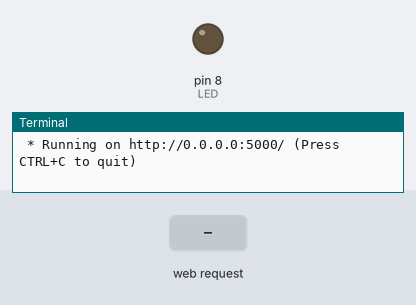
A program run on a simulated Raspberry Pi (header pin numbers). Shown: output pins drawn as LEDs (lit = HIGH), the last lines printed to the terminal. The inputs (shaded band) are chosen by the test bench. The clock reads 2024-03-15 10:24:30 at power-on unless the program sets it.

Above: at 1.2 s.
1.3 s: HTTP request for /led received with the fields state=on
At 2.5 s:
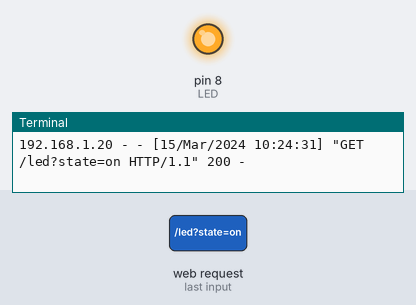
2.8 s: HTTP request for / received
4.3 s: HTTP request for /led received
Timing chart, 0 to 7.3 s (numbered marks = the images above; inputs shaded):
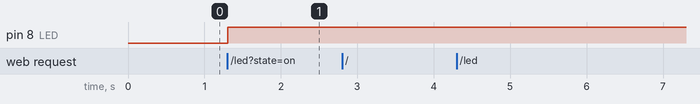

The program:

05_dynamic_routing_queryString.py
```python
from flask import Flask, request
import RPi.GPIO as GPIO


app = Flask(__name__)

LED = 8
GPIO.setmode(GPIO.BOARD)
GPIO.setup(LED, GPIO.OUT, initial=GPIO.LOW)

@app.route('/')
def helloworld():
    return 'Hello World!'

## Request:
# /led?state=on
# /led?state=off
@app.route('/led')
def led():
    state = request.args.get('state')
    if state == 'on':
        GPIO.output(LED, GPIO.HIGH)
        return 'LED ON'
    elif state == 'off':
        GPIO.output(LED, GPIO.LOW)
        return 'LED OFF'

@app.route('/cleanup')
def cleanup():
    GPIO.cleanup()
    return 'GPIO CLEANUP'


if __name__ == '__main__':
    app.run(host='0.0.0.0')
```

Measured:
- after the input at 1.3 s, pin 8 (LED): LOW → HIGH at once
